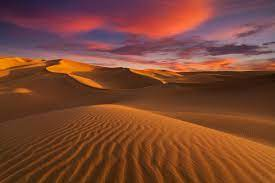
%> input picture desert.jpg, 275 x 183 px
$ octave exp9.m   (GNU Octave 9; MATLAB toolbox functions it lacks are replaced by stand-ins)
%> lines starting %> are read from the running program, lines starting %| are printed output that depends on the picture
clc;
clear all;
close all;
myimg=imread('desert.jpg');
%> myimg is the input picture: size 183x275x3 uint8; mean R, G, B 124.7, 70, 50.3
mygrayimage=rgb2gray(myimg);
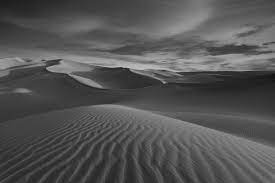
%> mygrayimage: size 183x275 uint8; min 21, max 199, mean 84.1
imshow(mygrayimage);
mytimg=fft2(mygrayimage);
figure;
imshow(mytimg);
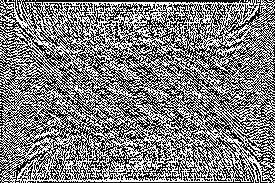
%> displayed picture: size 183x275, on the screen's scale of 0 to 255; min 0, max 255, mean 125.7
myitimg=ifft2(mytimg);
figure;
imshow(uint8(myitimg));

$ run again, with coins.jpg copied over desert.jpg
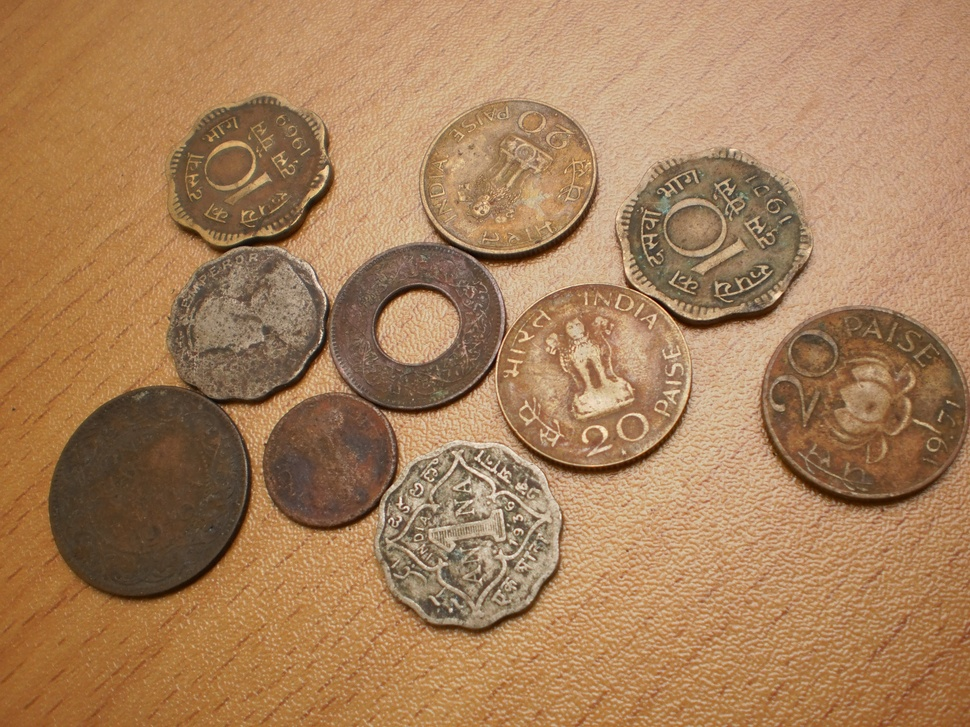
%> input picture coins.jpg, 970 x 727 px, shrunk from 3264 x 2448 before the run
%> myimg is the input picture: size 727x970x3 uint8; mean R, G, B 167, 127.3, 89.9
%> `mygrayimage=rgb2gray(myimg);`:
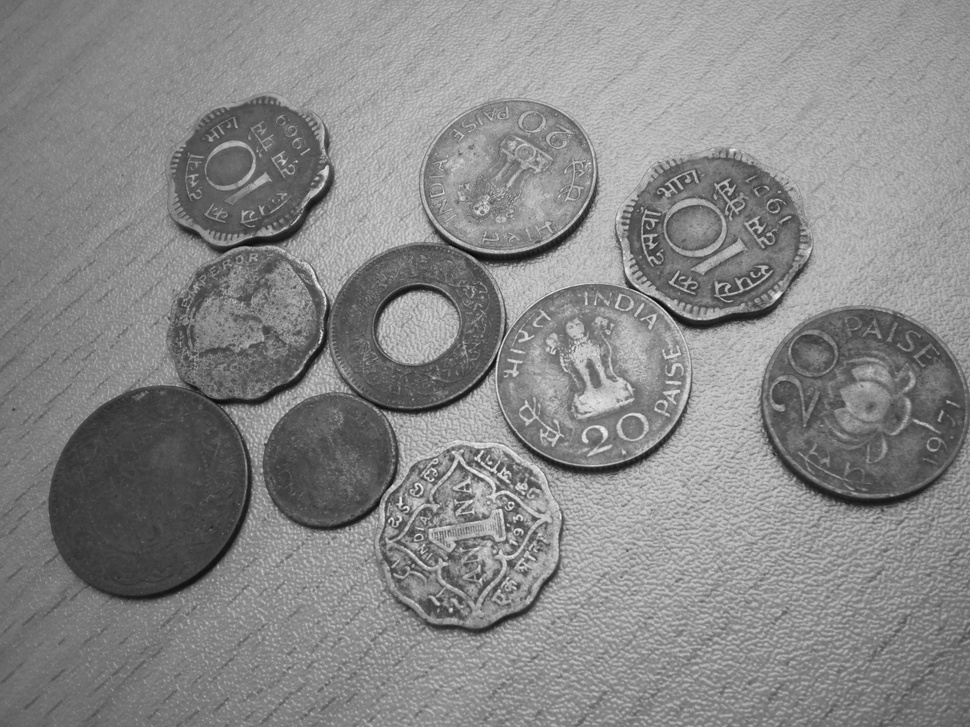
%> mygrayimage: size 727x970 uint8; min 6, max 245, mean 134.9
%> `imshow(mytimg);`:
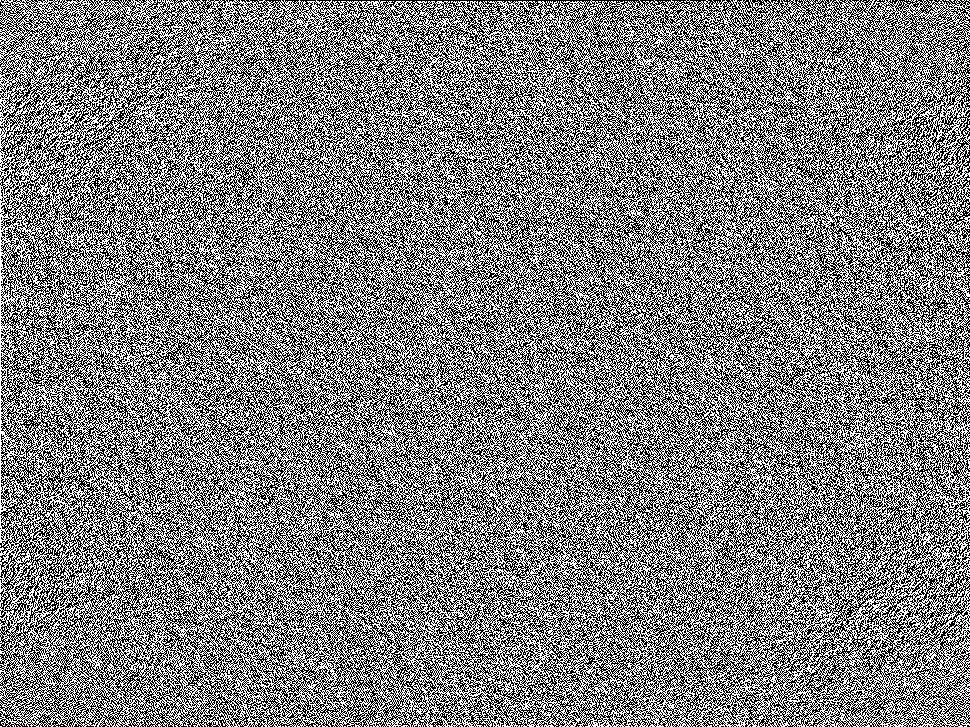
%> displayed picture: size 727x970, on the screen's scale of 0 to 255; min 0, max 255, mean 127.2

$ run again, with coins1.jpg copied over desert.jpg
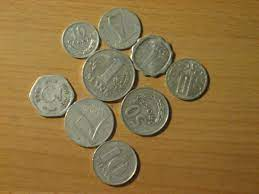
%> input picture coins1.jpg, 259 x 194 px
%> myimg is the input picture: size 194x259x3 uint8; mean R, G, B 141.9, 115.2, 66.6
%> `mygrayimage=rgb2gray(myimg);`:
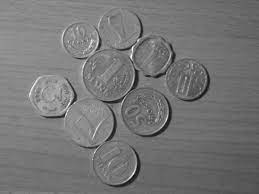
%> mygrayimage: size 194x259 uint8; min 4, max 253, mean 117.7
%> `imshow(mytimg);`:
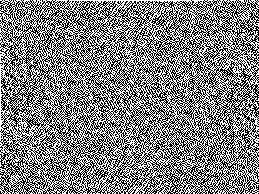
%> displayed picture: size 194x259, on the screen's scale of 0 to 255; min 0, max 255, mean 128.2

$ run again, with flower.jpg copied over desert.jpg
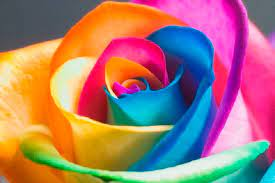
%> input picture flower.jpg, 275 x 183 px
%> myimg is the input picture: size 183x275x3 uint8; mean R, G, B 166.5, 120.8, 113.8
%> `mygrayimage=rgb2gray(myimg);`:
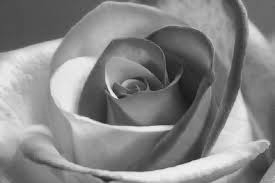
%> mygrayimage: size 183x275 uint8; min 21, max 245, mean 133.7
%> `imshow(mytimg);`:
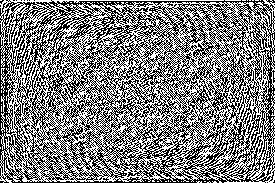
%> displayed picture: size 183x275, on the screen's scale of 0 to 255; min 0, max 255, mean 127.7
